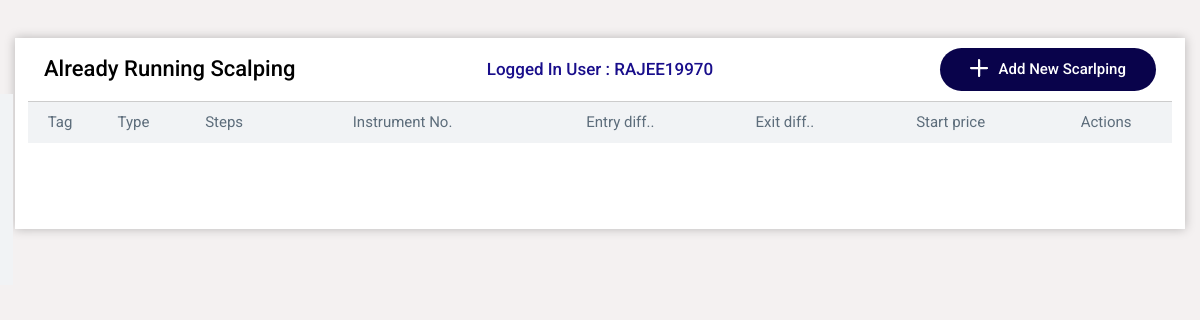
Before: /share/dashboard (signed in) with the older database file.
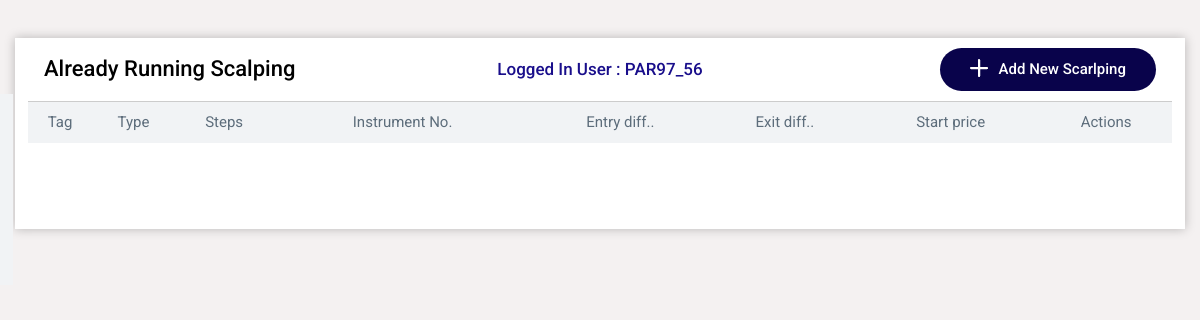
After: the same page with the newer database file.
### share/models.py (models this page shows)
class User(models.Model):
    user_id = models.CharField(max_length=200)
    consumer_key = models.CharField(max_length=200)
    access_token = models.CharField(max_length=200)
    accessCode = models.TextField()
    app_id = models.CharField(max_length=200)
    password = models.CharField(max_length=200)

### share/views.py (the view)
# urls.py: path('dashboard',views.dashboardView),
def dashboardView(request):
    try :
        var = request.session['user_id'];
        loggedInUser = request.session['user_id'];
        UserData = User.objects.get(id=loggedInUser)
        scalpingOrder = ScalpingOrder.objects.all()
        context = {
            "scalpingOrder": scalpingOrder,"loggedInUser":UserData.user_id}
        return render(request, 'share/dashboard.html', context)
    except:
        context = {}
        return render(request, 'share/login.html', context)

### share/templates/share/dashboard.html (shortened to what this page needs)
{% load static %}
<html xmlns="http://www.w3.org/1999/xhtml">
<head>
<link rel="stylesheet" href="https://maxcdn.bootstrapcdn.com/bootstrap/4.0.0/css/bootstrap.min.css">
<link href=" {% static '/css/style.css' %} " rel="stylesheet" type="text/css" defer="">
</head>
<body>
<div class="dashboard-section">
	<div class="container">
    <div class="des_table">
      <div class="table_text_he">
        <div class="row">
          <div class="col-sm-4 col-6 text-left m-auto"><h5 class="tittletwo">Already Running Scalping</h5> </div>
          <div class="col-sm-4 col-6  text-left m-auto"><h5 class="tittletwo tittlenewone" style="margin: 0px;
            text-align: center;     color: #190e8b;">Logged In User : {{ loggedInUser }}</h5> </div>
          <div class="col-sm-4 col-12  text-right"><a class="btnone" href="http://43.204.22.205:8000/share/addNewScalping"> <img style="vertical-align: text-bottom;
            margin-right: 10px;" src=" {% static 'images/Icon ionic-ios-add.png' %} ">Add New Scarlping</a></div>
        </div>
      </div>
      <div class="table_inner">
      <table class="table table_des">
        <thead class="thead-dark">
          <tr>
            <th scope="col">Tag <img src=" {% static 'images/line.png' %} "></th>
            <th scope="col">Type <img src=" {% static 'images/line.png' %} "></th>
            <th scope="col">Steps <img src=" {% static 'images/line.png' %} "></th>
            <th scope="col">Instrument No. <img src=" {% static 'images/line2.png' %} "></th>
            <th scope="col">Entry diff.. <img src=" {% static 'images/line2.png' %} "></th>
            <th scope="col">Exit diff.. <img src=" {% static 'images/line.png' %} "></th>
            <th scope="col">Start price <img src=" {% static 'images/line.png' %} "></th>
            <th scope="col">Actions </th>
          </tr>
        </thead>
      </table>
    </div>
    </div>
  </div>
</div>
</body>
</html>

Changed rows visible on the page:
changed User: user "RAJEE19970" → "PAR97_56"
